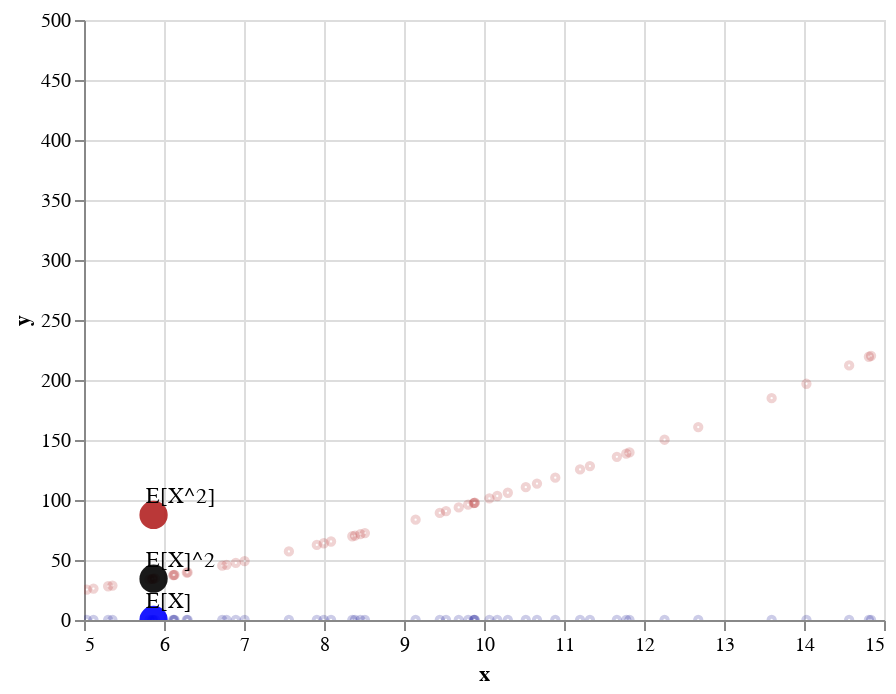

The notebook cell saved with this chart:
### Markdown cell above
### Square the expected value of the sample.

If we square the expected value of the sample (i.e. the blue dot) we get the value $\mathbb{E}[X]^2$. This will be a point along the red curve. We show this as a big black dot.

### Code cell
domain = (5, 15)
range_ = None
x_points = make_scatter_chart(size=10, opacity=.2, X=s, Y=np.zeros(len(s)), domain=domain, range_=range_)
expected_x, labels = make_scatter_chart_with_labels(X=[np.mean(s)], Y=[0], L=["E[X]"], domain=domain, range_=range_)
expectedx2, labelsx2 = make_scatter_chart_with_labels(X=[np.mean(s)], Y=[np.mean(s) ** 2], L=["E[X]^2"], domain=domain, color="black", range_=range_)
expected_x2, labels2 = make_scatter_chart_with_labels(X=[np.mean(s)], Y=[np.mean([i ** 2 for i in s])], L=["E[X^2]"], domain=domain, color="firebrick", range_=range_)
x2_points = make_scatter_chart(size=10, opacity=.2, X=s, Y=[i ** 2 for i in s], color="firebrick", domain=domain, range_=range_)

x_points + expected_x + labels + expected_x2 + labels2 + x2_points + expectedx2 + labelsx2

### Figure 1 — Vega-Lite specification as saved in the notebook (floating-point values rounded to 4 significant figures)
{"$schema": "https://vega.github.io/schema/vega-lite/v2.6.0.json", "config": {"view": {"height": 300, "width": 400}}, "layer": [{"data": {"values": [{"x": 10.07, "y": 0}, {"x": 21.56, "y": 0}, {"x": 6.781, "y": 0}, {"x": 2.395, "y": 0}, {"x": 5.355, "y": 0}, {"x": 0.6463, "y": 0}, {"x": 5.817, "y": 0}, {"x": 9.885, "y": 0}, {"x": 10.3, "y": 0}, {"x": 10.52, "y": 0}, {"x": -4.646, "y": 0}, {"x": 10.66, "y": 0}, {"x": 0.8263, "y": 0}, {"x": 16.31, "y": 0}, {"x": 6.115, "y": 0}, {"x": 0.8368, "y": 0}, {"x": -2.334, "y": 0}, {"x": 21.88, "y": 0}, {"x": -4.463, "y": 0}, {"x": 1.563, "y": 0}, {"x": 8.511, "y": 0}, {"x": 7.91, "y": 0}, {"x": -2.903, "y": 0}, {"x": 5.302, "y": 0}, {"x": -2.05, "y": 0}, {"x": 2.508, "y": 0}, {"x": 5.852, "y": 0}, {"x": 14.81, "y": 0}, {"x": -16.91, "y": 0}, {"x": -4.085, "y": 0}, {"x": 1.909, "y": 0}, {"x": 6.132, "y": 0}, {"x": 10.17, "y": 0}, {"x": 8.388, "y": 0}, {"x": 15.65, "y": 0}, {"x": -2.813, "y": 0}, {"x": 9.802, "y": 0}, {"x": 4.514, "y": 0}, {"x": 6.898, "y": 0}, {"x": 14.03, "y": 0}, {"x": -10.24, "y": 0}, {"x": 11.78, "y": 0}, {"x": -7.971, "y": 0}, {"x": 3.941, "y": 0}, {"x": 10.89, "y": 0}, {"x": 1.303, "y": 0}, {"x": 7.561, "y": 0}, {"x": 6.285, "y": 0}, {"x": 4.208, "y": 0}, {"x": 2.146, "y": 0}, {"x": 8.455, "y": 0}, {"x": 3.383, "y": 0}, {"x": -0.8022, "y": 0}, {"x": 12.68, "y": 0}, {"x": 5.864, "y": 0}, {"x": 11.66, "y": 0}, {"x": 3.915, "y": 0}, {"x": -2.785, "y": 0}, {"x": 6.296, "y": 0}, {"x": 17.31, "y": 0}, {"x": 9.525, "y": 0}, {"x": 21.12, "y": 0}, {"x": -5.639, "y": 0}, {"x": 11.82, "y": 0}, {"x": 9.871, "y": 0}, {"x": 12.26, "y": 0}, {"x": 5.035, "y": 0}, {"x": 2.3, "y": 0}, {"x": 8.354, "y": 0}, {"x": 6.728, "y": 0}, {"x": 14.84, "y": 0}, {"x": -4.355, "y": 0}, {"x": 15.67, "y": 0}, {"x": 21.58, "y": 0}, {"x": 14.56, "y": 0}, {"x": 7.008, "y": 0}, {"x": 2.971, "y": 0}, {"x": 8.088, "y": 0}, {"x": 1.775, "y": 0}, {"x": -0.03334, "y": 0}, {"x": 16.56, "y": 0}, {"x": 1.194, "y": 0}, {"x": -5.738, "y": 0}, {"x": 9.88, "y": 0}, {"x": 2.676, "y": 0}, {"x": 13.6, "y": 0}, {"x": 7.997, "y": 0}, {"x": 6.124, "y": 0}, {"x": -4.355, "y": 0}, {"x": 9.447, "y": 0}, {"x": 5.888, "y": 0}, {"x": 1.488, "y": 0}, {"x": 3.296, "y": 0}, {"x": -13.96, "y": 0}, {"x": 5.118, "y": 0}, {"x": 9.684, "y": 0}, {"x": 9.145, "y": 0}, {"x": 11.2, "y": 0}, {"x": 11.32, "y": 0}, {"x": 3.336, "y": 0}]}, "encoding": {"x": {"field": "x", "scale": {"domain": [5, 15]}, "type": "quantitative"}, "y": {"field": "y", "type": "quantitative"}}, "mark": {"clip": true, "color": "darkblue", "opacity": 0.2, "size": 10, "type": "point"}}, {"data": {"values": [{"label": "E[X]", "x": 5.87, "y": 0}]}, "encoding": {"x": {"field": "x", "scale": {"domain": [5, 15]}, "type": "quantitative"}, "y": {"field": "y", "type": "quantitative"}}, "mark": {"clip": true, "color": "blue", "filled": true, "opacity": 0.9, "size": 200, "type": "point"}}, {"data": {"values": [{"label": "E[X]", "x": 5.87, "y": 0}]}, "encoding": {"text": {"field": "label", "type": "nominal"}, "x": {"field": "x", "scale": {"domain": [5, 15]}, "type": "quantitative"}, "y": {"field": "y", "type": "quantitative"}}, "mark": {"align": "left", "baseline": "bottom", "dx": 16, "type": "text", "xOffset": -20, "yOffset": -4}}, {"data": {"values": [{"label": "E[X^2]", "x": 5.87, "y": 87.57}]}, "encoding": {"x": {"field": "x", "scale": {"domain": [5, 15]}, "type": "quantitative"}, "y": {"field": "y", "type": "quantitative"}}, "mark": {"clip": true, "color": "firebrick", "filled": true, "opacity": 0.9, "size": 200, "type": "point"}}, {"data": {"values": [{"label": "E[X^2]", "x": 5.87, "y": 87.57}]}, "encoding": {"text": {"field": "label", "type": "nominal"}, "x": {"field": "x", "scale": {"domain": [5, 15]}, "type": "quantitative"}, "y": {"field": "y", "type": "quantitative"}}, "mark": {"align": "left", "baseline": "bottom", "dx": 16, "type": "text", "xOffset": -20, "yOffset": -4}}, {"data": {"values": [{"x": 10.07, "y": 101.4}, {"x": 21.56, "y": 464.8}, {"x": 6.781, "y": 45.99}, {"x": 2.395, "y": 5.736}, {"x": 5.355, "y": 28.68}, {"x": 0.6463, "y": 0.4177}, {"x": 5.817, "y": 33.84}, {"x": 9.885, "y": 97.72}, {"x": 10.3, "y": 106.0}, {"x": 10.52, "y": 110.7}, {"x": -4.646, "y": 21.58}, {"x": 10.66, "y": 113.7}, {"x": 0.8263, "y": 0.6828}, {"x": 16.31, "y": 266.0}, {"x": 6.115, "y": 37.39}, {"x": 0.8368, "y": 0.7003}, {"x": -2.334, "y": 5.447}, {"x": 21.88, "y": 478.6}, {"x": -4.463, "y": 19.92}, {"x": 1.563, "y": 2.442}, {"x": 8.511, "y": 72.44}, {"x": 7.91, "y": 62.58}, {"x": -2.903, "y": 8.426}, {"x": 5.302, "y": 28.11}, {"x": -2.05, "y": 4.204}, {"x": 2.508, "y": 6.292}, {"x": 5.852, "y": 34.25}, {"x": 14.81, "y": 219.4}, {"x": -16.91, "y": 285.8}, {"x": -4.085, "y": 16.69}, {"x": 1.909, "y": 3.643}, {"x": 6.132, "y": 37.61}, {"x": 10.17, "y": 103.3}, {"x": 8.388, "y": 70.35}, {"x": 15.65, "y": 244.9}, {"x": -2.813, "y": 7.911}, {"x": 9.802, "y": 96.08}, {"x": 4.514, "y": 20.38}, {"x": 6.898, "y": 47.58}, {"x": 14.03, "y": 196.9}, {"x": -10.24, "y": 104.8}, {"x": 11.78, "y": 138.7}, {"x": -7.971, "y": 63.54}, {"x": 3.941, "y": 15.53}, {"x": 10.89, "y": 118.6}, {"x": 1.303, "y": 1.698}, {"x": 7.561, "y": 57.17}, {"x": 6.285, "y": 39.5}, {"x": 4.208, "y": 17.7}, {"x": 2.146, "y": 4.607}, {"x": 8.455, "y": 71.49}, {"x": 3.383, "y": 11.44}, {"x": -0.8022, "y": 0.6435}, {"x": 12.68, "y": 160.7}, {"x": 5.864, "y": 34.39}, {"x": 11.66, "y": 136.0}, {"x": 3.915, "y": 15.33}, {"x": -2.785, "y": 7.755}, {"x": 6.296, "y": 39.63}, {"x": 17.31, "y": 299.7}, {"x": 9.525, "y": 90.73}, {"x": 21.12, "y": 446.1}, {"x": -5.639, "y": 31.8}, {"x": 11.82, "y": 139.7}, {"x": 9.871, "y": 97.43}, {"x": 12.26, "y": 150.2}, {"x": 5.035, "y": 25.35}, {"x": 2.3, "y": 5.289}, {"x": 8.354, "y": 69.79}, {"x": 6.728, "y": 45.27}, {"x": 14.84, "y": 220.2}, {"x": -4.355, "y": 18.97}, {"x": 15.67, "y": 245.5}, {"x": 21.58, "y": 465.7}, {"x": 14.56, "y": 212.1}, {"x": 7.008, "y": 49.11}, {"x": 2.971, "y": 8.824}, {"x": 8.088, "y": 65.42}, {"x": 1.775, "y": 3.152}, {"x": -0.03334, "y": 0.001112}, {"x": 16.56, "y": 274.3}, {"x": 1.194, "y": 1.425}, {"x": -5.738, "y": 32.92}, {"x": 9.88, "y": 97.62}, {"x": 2.676, "y": 7.159}, {"x": 13.6, "y": 184.8}, {"x": 7.997, "y": 63.96}, {"x": 6.124, "y": 37.5}, {"x": -4.355, "y": 18.97}, {"x": 9.447, "y": 89.25}, {"x": 5.888, "y": 34.67}, {"x": 1.488, "y": 2.215}, {"x": 3.296, "y": 10.87}, {"x": -13.96, "y": 194.9}, {"x": 5.118, "y": 26.2}, {"x": 9.684, "y": 93.78}, {"x": 9.145, "y": 83.63}, {"x": 11.2, "y": 125.5}, {"x": 11.32, "y": 128.2}, {"x": 3.336, "y": 11.13}]}, "encoding": {"x": {"field": "x", "scale": {"domain": [5, 15]}, "type": "quantitative"}, "y": {"field": "y", "type": "quantitative"}}, "mark": {"clip": true, "color": "firebrick", "opacity": 0.2, "size": 10, "type": "point"}}, {"data": {"values": [{"label": "E[X]^2", "x": 5.87, "y": 34.45}]}, "encoding": {"x": {"field": "x", "scale": {"domain": [5, 15]}, "type": "quantitative"}, "y": {"field": "y", "type": "quantitative"}}, "mark": {"clip": true, "color": "black", "filled": true, "opacity": 0.9, "size": 200, "type": "point"}}, {"data": {"values": [{"label": "E[X]^2", "x": 5.87, "y": 34.45}]}, "encoding": {"text": {"field": "label", "type": "nominal"}, "x": {"field": "x", "scale": {"domain": [5, 15]}, "type": "quantitative"}, "y": {"field": "y", "type": "quantitative"}}, "mark": {"align": "left", "baseline": "bottom", "dx": 16, "type": "text", "xOffset": -20, "yOffset": -4}}]}
